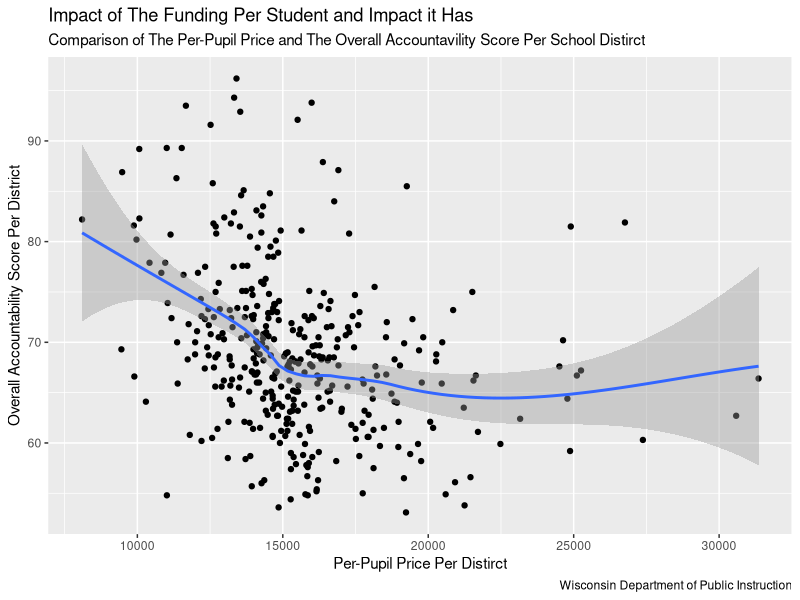

Write the R code that produced this figure.
## ---- chunk 1
library(readxl)
X2023_2024_district_report_card <- read_excel("2023-2024_district_report_card.xlsx")
head(X2023_2024_district_report_card)
## ---- chunk 2
library(readxl)
cmpcst24_1_ <- read_excel("cmpcst24 (1).xlsx")
head(cmpcst24_1_)
## ---- chunk 3
library(tidyverse)
library(dplyr)
## ---- chunk 4
report_card <- X2023_2024_district_report_card 

report_card <- report_card |>
  select("District Name", "Overall Accountability Score", "Overall Accountability Rating",
         "Grade Band for Comparison", "District Enrollment") 

report_card
## ---- chunk 5
tcec_per_district <- cmpcst24_1_

tcec_per_district <- tcec_per_district |>
  select("...5", "...6")

tcec_per_district
## ---- chunk 6
tcec_per_district <- tcec_per_district |>
  rename(
    `District Name` = `...5`,
    `TCEC` = `...6`) 

tcec_per_district
## ---- chunk 7
tcec_per_district <- tcec_per_district |>
  filter(
  `District Name` != " ", `District Name`!= "NAME", `District Name` != "18310.044339754681", 
  `District Name` != "Statewide Total")
  
tcec_per_district
## ---- chunk 8
school_district <- tcec_per_district |>
  inner_join(report_card)

school_district
## ---- chunk 9
school_district <- school_district |>
  mutate(
    "TCEC" = as.numeric(`TCEC`),
    "Overall Accountability Score" = as.numeric(`Overall Accountability Score`))
## ---- chunk 10
school_district <- school_district |>
    mutate(
      "Per-Pupil Price" = `TCEC` / `District Enrollment`
      )
    
school_district
## ---- chunk 11
school_district_graph <- school_district |>
  ggplot(aes(x = `Per-Pupil Price`,
             y = `Overall Accountability Score`)) + 
  geom_point() +
  geom_smooth() +
  labs(
    title = "Impact of The Funding Per Student and Impact it Has",
    subtitle = "Comparison of The Per-Pupil Price and The Overall Accountavility Score Per School Distirct",
    x = "Per-Pupil Price Per Distirct",
    y = "Overall Accountability Score Per District",
    caption = "Wisconsin Department of Public Instruction"
  )

school_district_graph
